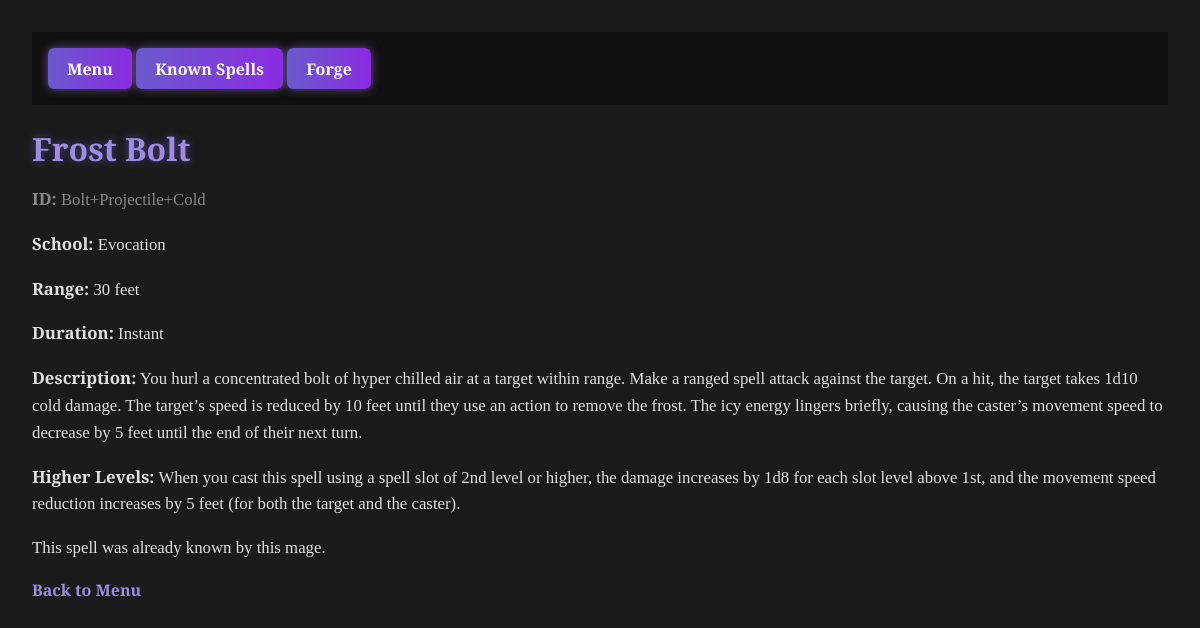
The app's page /spell/Bolt+Projectile+Cold with its own data.
### tables this page shows
CREATE TABLE spell (
	id VARCHAR NOT NULL, 
	name VARCHAR NOT NULL, 
	school VARCHAR, 
	casting_time VARCHAR, 
	spell_range VARCHAR, 
	duration VARCHAR, 
	description TEXT, 
	higher_levels TEXT, 
	PRIMARY KEY (id)
);

### app.py (the view)
@app.route("/spell/<spell_id>")
def spell_detail(spell_id):
    conn = get_db_connection()
    spell = conn.execute("SELECT * FROM spell WHERE id = ?", (spell_id,)).fetchone()
    conn.close()
    if spell:
        return render_template("spell_result.html", spell=spell, known=True, mage_id="Nendo")  # Mage ID optional here
    else:
        return "Spell not found", 404

### app.py (called while the page is built)
def get_db_connection():
    import os
    DB_PATH = os.getenv("SPELLFORGE_DB", "spells.db")
    conn = sqlite3.connect(DB_PATH)
    conn.row_factory = sqlite3.Row
    return conn

### templates/spell_result.html (shortened to what this page needs)
<!DOCTYPE html>
<html>
<head>
    <link rel="stylesheet" href="{{ url_for('static', filename='style.css') }}">
</head>
<body>
    {% include 'navbar.html' %}
    <h1>{{ spell['name'] }}</h1>
    <p style="color: #888;"><strong>ID:</strong> {{ spell['id'] }}</p>
    <p><strong>School:</strong> {{ spell['school'] }}</p>
    <p><strong>Range:</strong> {{ spell['spell_range'] }}</p>
    <p><strong>Duration:</strong> {{ spell['duration'] }}</p>
    <p><strong>Description:</strong> {{ spell['description'] }}</p>
    <p><strong>Higher Levels:</strong> {{ spell['higher_levels'] }}</p>
    {% if known %}
        <p>This spell was already known by this mage.</p>
    {% else %}
        <p>This spell has been newly added to the mage's spellbook.</p>
    {% endif %}
    <a href="{{ url_for('menu', mage_id=mage_id) }}">Back to Menu</a>
</body>
</html>

### static/style.css (style rules this page uses)
body { font-family: 'Cinzel', serif; background-color: #1b1b1b; background-image: url("https://www.transparenttextures.com/patterns/dark-denim.png"); color: #ccc; margin: 0; padding: 2rem; }
h1, h2 { color: #9f8be0; text-shadow: 0 0 8px #4e3d82; margin-bottom: 1rem; }
p { font-size: 1.05rem; line-height: 1.6; color: #e0e0e0; }
a { color: #9f8be0; text-decoration: none; font-weight: bold; }

### records on screen
spell: name "Frost Bolt", id "Bolt+Projectile+Cold", school "Evocation", spell_range "30 feet", duration "Instant", description "You hurl a concentrated bolt of hyper chilled air at a target within range. Make a ranged spell attack against the target. On a hit, the target takes 1d10 cold damage. The target’s speed is reduced by 10 feet until they use an action to remove the frost. The icy energy lingers briefly, causing the caster’s movement speed to decrease by 5 feet until the end of their next turn.", higher_levels "When you cast this spell using a spell slot of 2nd level or higher, the damage increases by 1d8 for each slot level above 1st, and the movement speed reduction increases by 5 feet (for both the target and the caster)."
